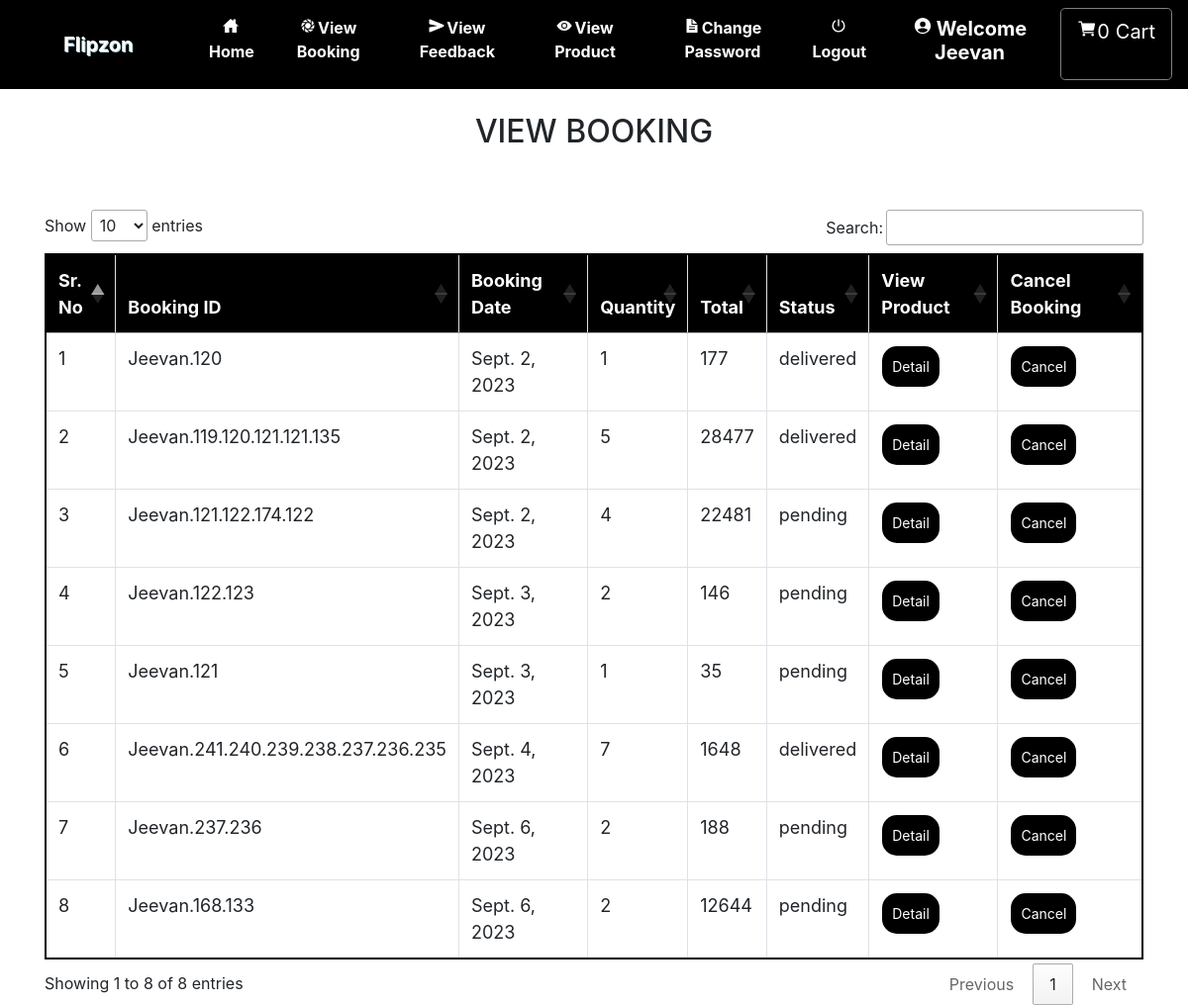
The app's page /view_booking (signed in) with its own data.
### grocery/models.py (models this page shows, shortened)
class Booking(models.Model):
    status = models.ForeignKey(Status, on_delete=models.CASCADE, null=True)
    profile = models.ForeignKey(Profile, on_delete=models.CASCADE, null=True)
    booking_id = models.CharField(max_length=200,null=True)
    quantity = models.CharField(max_length=100,null=True)
    book_date = models.CharField(max_length=30, null=True)
    total = models.IntegerField(null=True)

class Status(models.Model):
    name = models.CharField(max_length=20, null=True)

### grocery/views.py (the view)
# urls.py: path('view_booking', View_Booking, name='view_booking'),
def View_Booking(request):
    if not request.user.is_authenticated:
        return redirect('login')
    user = User.objects.get(id=request.user.id)
    profile = Profile.objects.get(user=user)
    cart = Cart.objects.filter(profile=profile)
    book = Booking.objects.filter(profile=profile)
    num1=0
    for i in cart:
        num1 += 1
    d = {'book': book,'num1':num1}
    return render(request, 'view_booking.html', d)

### grocery/templates/view_booking.html (shortened to what this page needs)
{% extends 'navigation.html' %}
{% block body %}
<center><h2 style="colorb:lack;margin-top:2%">VIEW BOOKING</h2></center>
 <div class="container">
<table class="table table-bordered" id="myTable">
  <thead>
  <tr>
    <th>Sr. No</th>
    <th>Booking ID</th>
    <th>Booking Date</th>
      <th>Quantity</th>
      <th>Total</th>
      <th>Status</th>
    <th>View Product</th>
    <th>Cancel Booking</th>
  </tr>
  </thead>
   <tbody>
{% for i in book %}
  <tr>
      <td>{{forloop.counter}}</td>
    <td>{{i.booking_id}}</td>
    <td>{{i.book_date}}</td>
      <td>{{i.quantity}}</td>
      <td>{{i.total}}</td>
      <td>{{i.status.name}}</td>
      <td><a href="{% url 'booking_detail' i.booking_id i.id %}"><button class="button button1">Detail</button></a></td>
      <td><a href="{% url 'delete_booking' i.booking_id i.id %}" onclick="return confirm('Are you sure?')"><button class="button button1" id="#delete">Cancel</button></a></td>
  </tr>
   {% endfor %}
    </tbody>
</table>
 </div>
{% endblock %}

### grocery/templates/navigation.html (shortened to what this page needs)
<!DOCTYPE html>
<html lang="en">
<head>
    {% load static %}
     <link rel="stylesheet" href="https://maxcdn.bootstrapcdn.com/bootstrap/4.0.0/css/bootstrap.min.css">
  <link rel = stylesheet href = "//cdn.datatables.net/1.10.19/css/jquery.dataTables.min.css">
<link rel="stylesheet" href="https://cdnjs.cloudflare.com/ajax/libs/font-awesome/4.7.0/css/font-awesome.min.css">
</head>
<body style="background-color:white">
<nav class="navbar navbar-expand-sm" style = "background-color : black ; border-bottom:1px solid black">
  <a class="navbar-brand pl-5" href="#" style="color:white; font-weight : bold">Flipzon</a>
<div class="collapse navbar-collapse" id="collapsibleNavbar">
  <ul class="navbar-nav pl-5 text-center">
    {% if request.user.username %}
    {% if not request.user.is_staff %}
    <li class="nav-item">
      <a class="nav-link" href="{% url 'home' %}" style="color:white"><ion-icon style="margin-right:2px" name="home-sharp"></ion-icon>Home</a>
    </li>
    <li class="nav-item">
      <a class="nav-link" href="{% url 'view_booking' %}" style="color:white"><ion-icon style="margin-right:2px" name="aperture"></ion-icon>View Booking</a>
    </li>
    <li class="nav-item">
      <a class="nav-link" href="{% url 'send_feedback' request.user.id %}" style="color:white"><ion-icon style="margin-right:2px" name="send"></ion-icon>View Feedback</a>
    </li>
    <li class="nav-item">
      <a class="nav-link" href="{% url 'view_product' 0 %}" style="color:white"><ion-icon style="margin-right:2px" name="eye"></ion-icon>View Product</a>
    </li>
    <li class="nav-item">
      <a class="nav-link" href="{% url 'change_password' %}" style="color:white"><ion-icon style="margin-right:2px" name="document-text-sharp"></ion-icon>Change Password</a>
    </li>
    {% endif %}
    {% endif %}
    {% if request.user.is_authenticated %}
    <a class="nav-link" href="{% url 'logout' %}" style="color:white"><ion-icon style="margin-right:2px" name="power-sharp"></ion-icon>Logout</a>
    {% if not request.user.is_staff %}
    <li class="nav-item">
      <a href="{% url 'profile' %}"><h5 class="nav-link" style="color:white"><ion-icon style="margin-right:4px;color:white" name="person-circle-sharp"></ion-icon>Welcome {{request.user.username}}</h5>
      </a></li>
    {% else %}
    <li class="nav-item">
      <h5  class="nav-link" style="color:black"><ion-icon style="margin-right:4px;color:black" name="person-circle-sharp"></ion-icon>Welcome {{request.user.username}}</h5>
    </li>
    {% endif %}
    {% endif %}
    {% if not request.user.is_staff %}
    {% if request.user.username %}
      <a href="{% url 'cart' %}" style="border:1px solid gray" class="btn btn-default btn-lg text-dark text-capitalize">
        <ion-icon style="color:white;margin-top:2%" name="cart"></ion-icon><span style="color:white">{{num1}}</span><span style="margin-left:6px;margin-top:2%;color:white">Cart</span></a></center>
{% endif %}
    {% endif %}
    </ul>
</div>
</nav>
{% block body %}
{% endblock %}
</body></html>

### grocery/templates/navigation.html (style rules this page uses)
* { box-sizing: border-box; }
#myTable { border-collapse: collapse; width: 100%; border: 2px solid black; font-size: 18px; }
#myTable th { text-align: left; padding: 12px; background-color: black; color: white; }
#myTable td { text-align: left; padding: 12px; background-color: white; }
#myTable tr { border-bottom: 1px solid black; }
.button { background-color: black; border: none; color: white; padding: 10px; text-align: center; text-decoration: none; display: inline-block; font-size: 14px; margin: 1px 1px; cursor: pointer; }
.button1 { border-radius: 15px; }
.nav-link { font-weight:bold; }
.navbar-brand { text-shadow: 1px 1px lightblue; }

### records on screen
Booking: booking_id "Jeevan.120", book_date "Sept. 2, 2023", quantity "1", total "177", status.name "delivered"
Booking: booking_id "Jeevan.119.120.121.121.135", book_date "Sept. 2, 2023", quantity "5", total "28477", status.name "delivered"
Booking: booking_id "Jeevan.121.122.174.122", book_date "Sept. 2, 2023", quantity "4", total "22481", status.name "pending"
Booking: booking_id "Jeevan.122.123", book_date "Sept. 3, 2023", quantity "2", total "146", status.name "pending"
Booking: booking_id "Jeevan.121", book_date "Sept. 3, 2023", quantity "1", total "35", status.name "pending"
Booking: booking_id "Jeevan.241.240.239.238.237.236.235", book_date "Sept. 4, 2023", quantity "7", total "1648", status.name "delivered"
Booking: booking_id "Jeevan.237.236", book_date "Sept. 6, 2023", quantity "2", total "188", status.name "pending"
Booking: booking_id "Jeevan.168.133", book_date "Sept. 6, 2023", quantity "2", total "12644", status.name "pending"

### other values on screen
{{ request.user.username }} "Jeevan"
{{ num1 }} "0"
